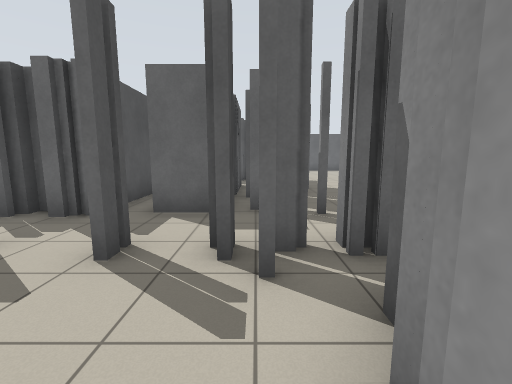
[1] (above)

24 first-person views from a walk through a robot-simulator world made for Stage. The camera is 1.2 m above the floor, tilts 8° down and sees 90° across. The lines on the ground mark 1 m squares. The floor is counted in squares, 1 m on a side. Each view is taken from the middle of a square. On the plan, view 1 faces up. The plan holds only what a view shows up to about 12 squares ahead; the rest is blank. Robots are left out.

[2]
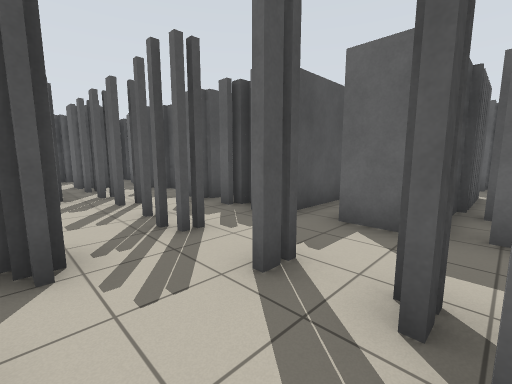

[3]
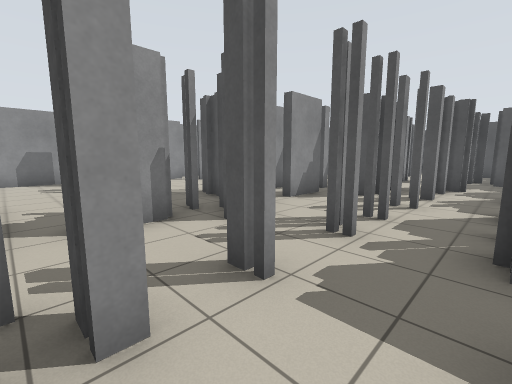

[4]
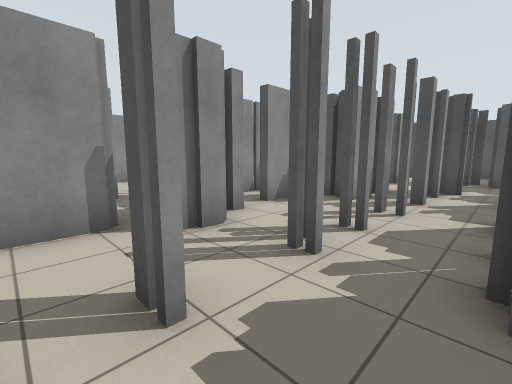

[5]
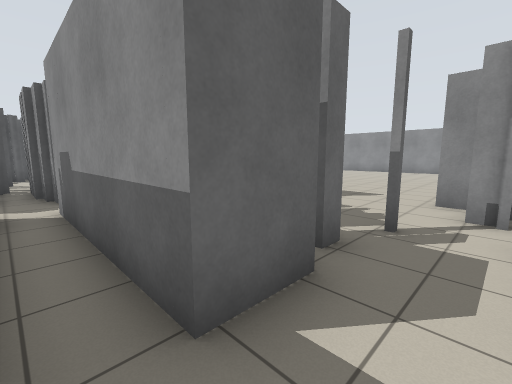

[6]
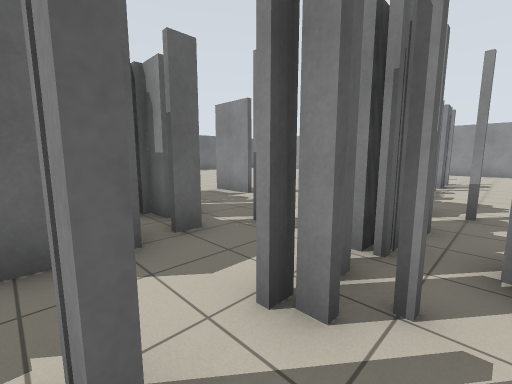

[7]
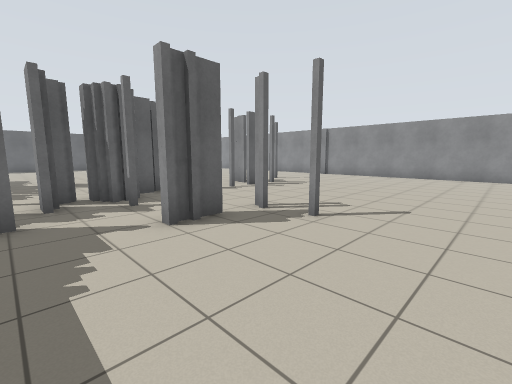

[8]
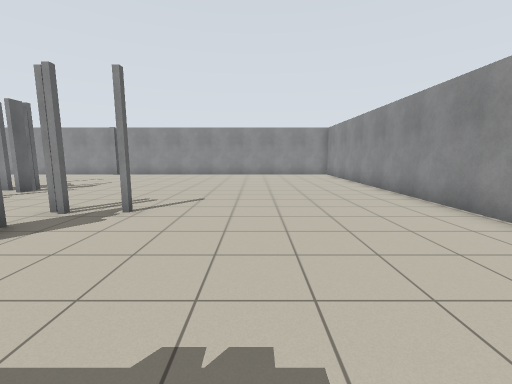

[9]
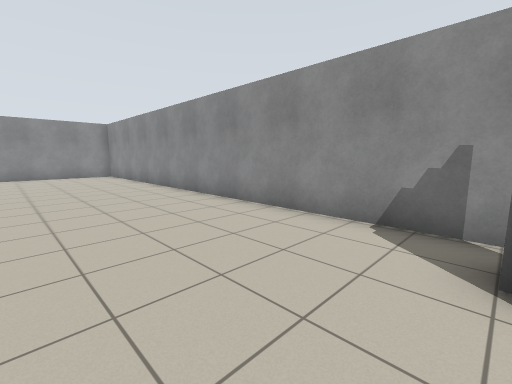

[10]
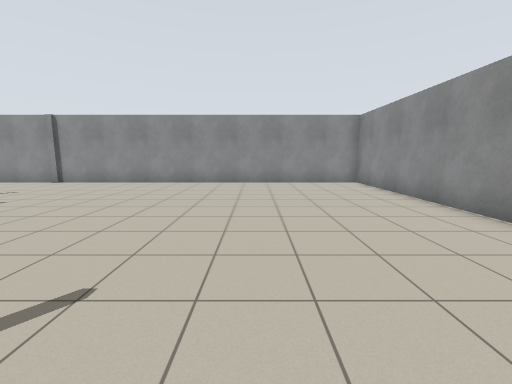

[11]
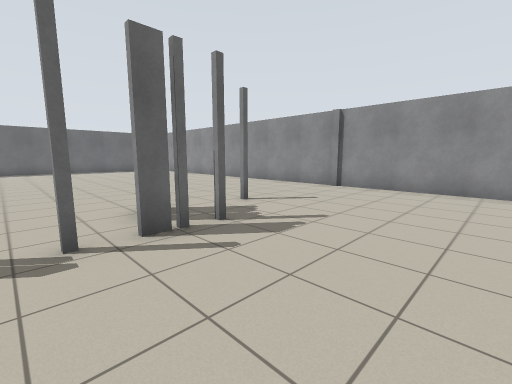

[12]
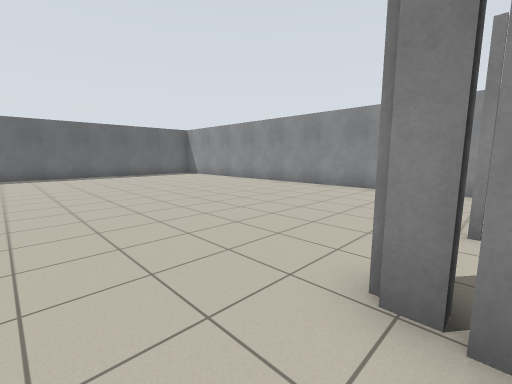

[13]
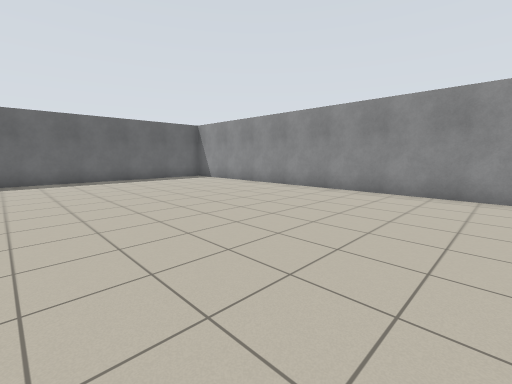

[14]
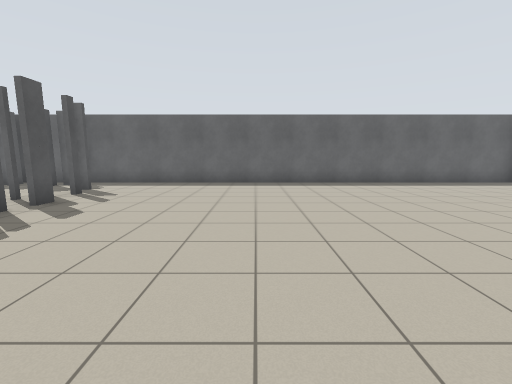

[15]
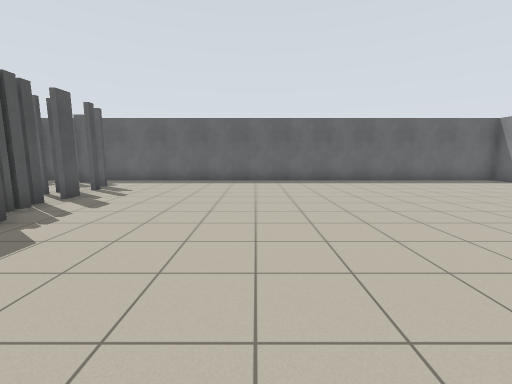

[16]
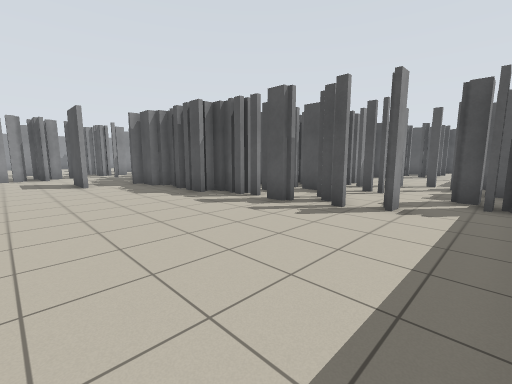

[17]
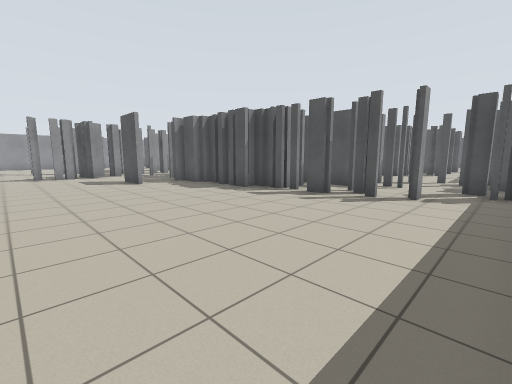

[18]
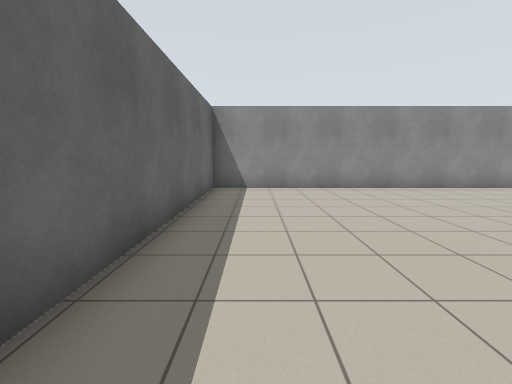

[19]
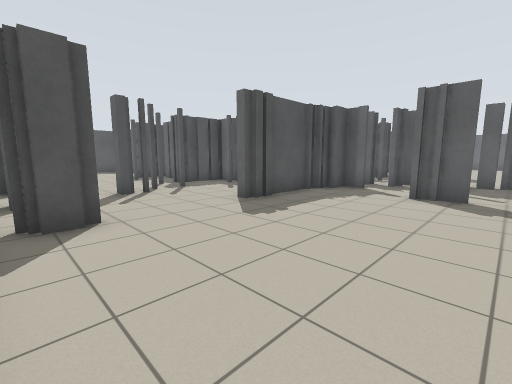

[20]
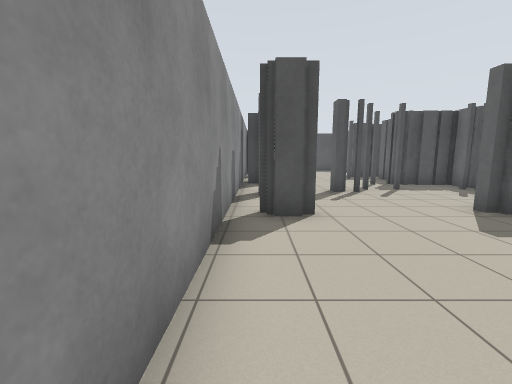

[21]
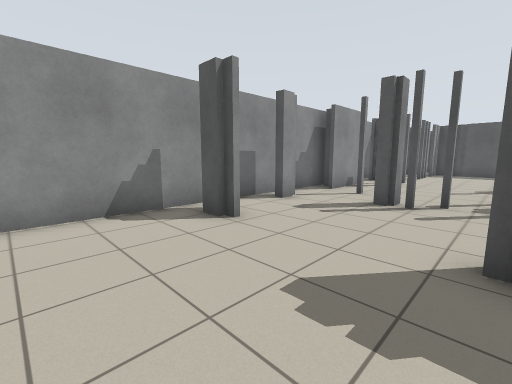

[22]
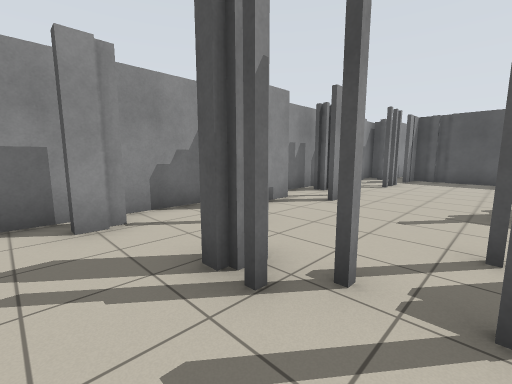

[23]
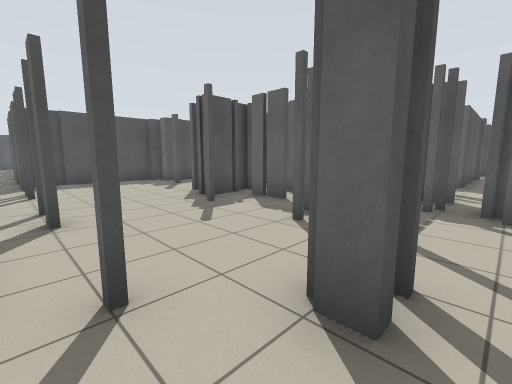

[24]
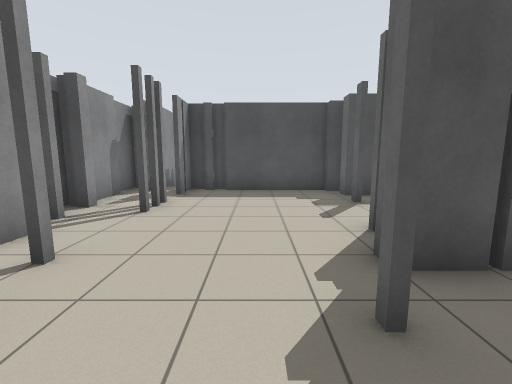

### Floor plan
Key: @ floor where view 1 was taken; # wall or solid block; x gap in a wall; . floor; T thing the floor can be seen under or through.
Columns run from 18 left of view 1 to 18 right of it. Each row starts with its distance up from view 1.
 22                ######################
 21              ####...................#
 20             ##.##...................#
 19            .x.....#.................#
 18            .#..#..#.................#
 17              ....##.................#
 16              #######................#
 15                   ##................#
 14               ###  #................#
 13                .#  #................#
 12                .#  #................#
 11                 #  #................#
 10                 #  #................#
  9               #.#  #..#.............#
  8               #.# # ................#
  7               #.### ................#
  6          #  ###.###.................#
  5     #.####.####....#..#.#...x..#....#
  4    ##..x.............####...#.......#
  3    ##.###.#...#.#.TTTTT.............#
  2      ...###.......TTT...............#
  1     ##   ##...##...#................#
  0     ##   ###x#####@#...x#...........#
 -1    ###.  ###.#.....#................#
 -2    #....##...#.....#................#
 -3    #......#..#.....#................#
 -4    #...........#....................#
 -5    #...........#....................#
 -6 ## ##x........#.....................#
 -7 ...................#................#
 -8  ###..####.###.....x................#
 -9   ###################################

Positions as (right, up) in squares from view 1, and headings:
1: (0, 0), facing up
2: (0, 1), facing up-left
3: (0, 5), facing down-left
4: (-1, 5), facing down-left
5: (-3, 4), facing up-right
6: (-2, 2), facing up-right
7: (2, -4), facing up-right
8: (1, -4), facing right
9: (1, -4), facing down-right
10: (6, -4), facing right
11: (8, 0), facing up-right
12: (8, 5), facing up-right
13: (9, 8), facing up-right
14: (6, 10), facing up
15: (6, 9), facing up
16: (6, 21), facing down-left
17: (8, 21), facing down-left
18: (8, 20), facing right
19: (6, -8), facing up-left
20: (6, -8), facing left
21: (4, -3), facing down-left
22: (-1, -3), facing down-left
23: (-2, -7), facing up-left
24: (-6, -4), facing left
